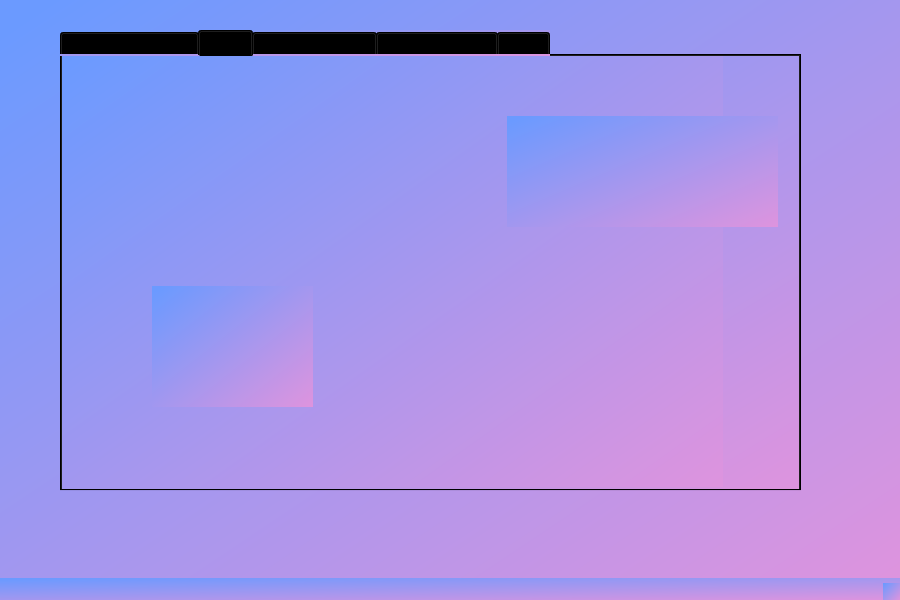
<?xml version="1.0" encoding="UTF-8"?>
<ui version="4.0">
 <class>MainWindowContrat</class>
 <widget class="QMainWindow" name="MainWindowContrat">
  <property name="geometry">
   <rect>
    <x>0</x>
    <y>0</y>
    <width>900</width>
    <height>600</height>
   </rect>
  </property>
  <property name="windowTitle">
   <string>MainWindowContrat</string>
  </property>
  <property name="styleSheet">
   <string notr="true">background-color: qlineargradient(spread:pad, x1:0.0105263, y1:0.051, x2:1, y2:1, stop:0 rgba(107, 154, 255, 255), stop:1 rgba(222, 148, 222, 255));</string>
  </property>
  <widget class="QWidget" name="centralwidget">
   <widget class="QTabWidget" name="tabWidget">
    <property name="geometry">
     <rect>
      <x>60</x>
      <y>30</y>
      <width>741</width>
      <height>461</height>
     </rect>
    </property>
    <property name="currentIndex">
     <number>1</number>
    </property>
    <widget class="QWidget" name="tab">
     <attribute name="title">
      <string>supprimer un Contrat</string>
     </attribute>
     <widget class="QLabel" name="label_9">
      <property name="geometry">
       <rect>
        <x>0</x>
        <y>70</y>
        <width>111</width>
        <height>41</height>
       </rect>
      </property>
      <property name="styleSheet">
       <string notr="true">border-radius:20px;
background-color: rgb(62, 125, 188);</string>
      </property>
      <property name="text">
       <string>code a supprimer</string>
      </property>
     </widget>
     <widget class="QLineEdit" name="contrat_le_id_sup">
      <property name="geometry">
       <rect>
        <x>120</x>
        <y>70</y>
        <width>113</width>
        <height>22</height>
       </rect>
      </property>
     </widget>
     <widget class="QPushButton" name="supp">
      <property name="geometry">
       <rect>
        <x>60</x>
        <y>120</y>
        <width>93</width>
        <height>28</height>
       </rect>
      </property>
      <property name="text">
       <string>supprimer</string>
      </property>
     </widget>
     <widget class="QPushButton" name="MODIFIER">
      <property name="geometry">
       <rect>
        <x>490</x>
        <y>320</y>
        <width>93</width>
        <height>41</height>
       </rect>
      </property>
      <property name="styleSheet">
       <string notr="true">border-radius:20px;
background-color: rgb(62, 125, 188);</string>
      </property>
      <property name="text">
       <string>modifier</string>
      </property>
     </widget>
     <widget class="QWidget" name="layoutWidget">
      <property name="geometry">
       <rect>
        <x>370</x>
        <y>70</y>
        <width>351</width>
        <height>221</height>
       </rect>
      </property>
      <layout class="QVBoxLayout" name="verticalLayout_5">
       <item>
        <widget class="QLabel" name="label_12">
         <property name="text">
          <string>Code</string>
         </property>
        </widget>
       </item>
       <item>
        <widget class="QLineEdit" name="lineEdit_codemod"/>
       </item>
       <item>
        <widget class="QLabel" name="label_11">
         <property name="text">
          <string>num</string>
         </property>
        </widget>
       </item>
       <item>
        <widget class="QLineEdit" name="lineEdit_newnum"/>
       </item>
       <item>
        <widget class="QLabel" name="label_13">
         <property name="text">
          <string>location</string>
         </property>
        </widget>
       </item>
       <item>
        <widget class="QLineEdit" name="lineEdit_newloc"/>
       </item>
      </layout>
      <zorder>label_11</zorder>
      <zorder>lineEdit_newnum</zorder>
      <zorder>label_13</zorder>
      <zorder>lineEdit_newloc</zorder>
      <zorder>label_12</zorder>
      <zorder>lineEdit_codemod</zorder>
     </widget>
     <widget class="QLineEdit" name="contrat_values">
      <property name="geometry">
       <rect>
        <x>120</x>
        <y>280</y>
        <width>113</width>
        <height>22</height>
       </rect>
      </property>
     </widget>
     <widget class="QLabel" name="label_14">
      <property name="geometry">
       <rect>
        <x>40</x>
        <y>280</y>
        <width>56</width>
        <height>16</height>
       </rect>
      </property>
      <property name="text">
       <string>the statistics</string>
      </property>
     </widget>
     <widget class="QPushButton" name="statistics">
      <property name="geometry">
       <rect>
        <x>80</x>
        <y>310</y>
        <width>93</width>
        <height>41</height>
       </rect>
      </property>
      <property name="styleSheet">
       <string notr="true">border-radius:20px;
background-color: rgb(62, 125, 188);</string>
      </property>
      <property name="text">
       <string>statistics</string>
      </property>
     </widget>
     <widget class="QLineEdit" name="contrat_domdom">
      <property name="geometry">
       <rect>
        <x>120</x>
        <y>250</y>
        <width>113</width>
        <height>22</height>
       </rect>
      </property>
     </widget>
     <widget class="QLabel" name="label_15">
      <property name="geometry">
       <rect>
        <x>40</x>
        <y>250</y>
        <width>56</width>
        <height>16</height>
       </rect>
      </property>
      <property name="text">
       <string>domain</string>
      </property>
     </widget>
     <widget class="QPushButton" name="exportpdf">
      <property name="geometry">
       <rect>
        <x>100</x>
        <y>20</y>
        <width>91</width>
        <height>41</height>
       </rect>
      </property>
      <property name="styleSheet">
       <string notr="true">border-radius:20px;
background-color: rgb(62, 125, 188);</string>
      </property>
      <property name="text">
       <string>export pdf</string>
      </property>
     </widget>
     <widget class="QPushButton" name="exportpng">
      <property name="geometry">
       <rect>
        <x>420</x>
        <y>10</y>
        <width>131</width>
        <height>41</height>
       </rect>
      </property>
      <property name="styleSheet">
       <string notr="true">border-radius:20px;
background-color: rgb(62, 125, 188);</string>
      </property>
      <property name="text">
       <string>export un contrat</string>
      </property>
     </widget>
     <widget class="QLineEdit" name="contrat_exportid">
      <property name="geometry">
       <rect>
        <x>560</x>
        <y>10</y>
        <width>113</width>
        <height>22</height>
       </rect>
      </property>
     </widget>
     <widget class="QLineEdit" name="contrat_pass">
      <property name="geometry">
       <rect>
        <x>260</x>
        <y>370</y>
        <width>113</width>
        <height>22</height>
       </rect>
      </property>
     </widget>
     <widget class="QLabel" name="label_17">
      <property name="geometry">
       <rect>
        <x>270</x>
        <y>350</y>
        <width>81</width>
        <height>16</height>
       </rect>
      </property>
      <property name="text">
       <string>password</string>
      </property>
     </widget>
     <zorder>label_9</zorder>
     <zorder>contrat_le_id_sup</zorder>
     <zorder>supp</zorder>
     <zorder>layoutWidget</zorder>
     <zorder>contrat_values</zorder>
     <zorder>label_14</zorder>
     <zorder>statistics</zorder>
     <zorder>contrat_domdom</zorder>
     <zorder>label_15</zorder>
     <zorder>exportpdf</zorder>
     <zorder>exportpng</zorder>
     <zorder>contrat_exportid</zorder>
     <zorder>label_17</zorder>
     <zorder>MODIFIER</zorder>
     <zorder>contrat_pass</zorder>
    </widget>
    <widget class="QWidget" name="tab_4">
     <attribute name="title">
      <string>stistic</string>
     </attribute>
     <widget class="QFrame" name="horizontalFrame">
      <property name="geometry">
       <rect>
        <x>0</x>
        <y>-20</y>
        <width>661</width>
        <height>451</height>
       </rect>
      </property>
      <layout class="QHBoxLayout" name="horizontalLayout"/>
     </widget>
     <widget class="QLabel" name="percent">
      <property name="geometry">
       <rect>
        <x>445</x>
        <y>60</y>
        <width>271</width>
        <height>111</height>
       </rect>
      </property>
      <property name="text">
       <string/>
      </property>
     </widget>
     <widget class="QLabel" name="percent_2">
      <property name="geometry">
       <rect>
        <x>90</x>
        <y>230</y>
        <width>161</width>
        <height>121</height>
       </rect>
      </property>
      <property name="text">
       <string/>
      </property>
     </widget>
    </widget>
    <widget class="QWidget" name="tab_2">
     <attribute name="title">
      <string>afficher un Contrat</string>
     </attribute>
     <widget class="QTableView" name="tab_contrat">
      <property name="geometry">
       <rect>
        <x>20</x>
        <y>30</y>
        <width>711</width>
        <height>351</height>
       </rect>
      </property>
     </widget>
    </widget>
    <widget class="QWidget" name="tab_3">
     <attribute name="title">
      <string>ajouter un Contrat</string>
     </attribute>
     <widget class="QGroupBox" name="groupBox">
      <property name="geometry">
       <rect>
        <x>10</x>
        <y>0</y>
        <width>711</width>
        <height>411</height>
       </rect>
      </property>
      <property name="title">
       <string>Ajoute</string>
      </property>
      <widget class="QWidget" name="layoutWidget_2">
       <property name="geometry">
        <rect>
         <x>470</x>
         <y>40</y>
         <width>141</width>
         <height>261</height>
        </rect>
       </property>
       <layout class="QVBoxLayout" name="verticalLayout_4">
        <item>
         <widget class="QLineEdit" name="contrat_lineEdit_d"/>
        </item>
        <item>
         <widget class="QLineEdit" name="contrat_lineEdit_nom"/>
        </item>
        <item>
         <widget class="QLineEdit" name="contrat_lineEdit_loc"/>
        </item>
        <item>
         <widget class="QLineEdit" name="contrat_lineEdit_email"/>
        </item>
       </layout>
      </widget>
      <widget class="QPushButton" name="pb_ajouter">
       <property name="geometry">
        <rect>
         <x>440</x>
         <y>340</y>
         <width>93</width>
         <height>41</height>
        </rect>
       </property>
       <property name="styleSheet">
        <string notr="true">border-radius:20px;
background-color: rgb(62, 125, 188);</string>
       </property>
       <property name="text">
        <string>ajouter</string>
       </property>
      </widget>
      <widget class="QWidget" name="layoutWidget_3">
       <property name="geometry">
        <rect>
         <x>360</x>
         <y>54</y>
         <width>61</width>
         <height>241</height>
        </rect>
       </property>
       <layout class="QVBoxLayout" name="verticalLayout">
        <item>
         <widget class="QLabel" name="label_5">
          <property name="styleSheet">
           <string notr="true">border-radius:20px;
background-color: rgb(62, 125, 188);</string>
          </property>
          <property name="text">
           <string>domaine</string>
          </property>
         </widget>
        </item>
        <item>
         <widget class="QLabel" name="label_6">
          <property name="styleSheet">
           <string notr="true">border-radius:20px;
background-color: rgb(62, 125, 188);</string>
          </property>
          <property name="text">
           <string>nom</string>
          </property>
         </widget>
        </item>
        <item>
         <widget class="QLabel" name="label_7">
          <property name="styleSheet">
           <string notr="true">border-radius:20px;
background-color: rgb(62, 125, 188);</string>
          </property>
          <property name="text">
           <string>location</string>
          </property>
         </widget>
        </item>
        <item>
         <widget class="QLabel" name="label_8">
          <property name="styleSheet">
           <string notr="true">border-radius:20px;
background-color: rgb(62, 125, 188);</string>
          </property>
          <property name="text">
           <string>password</string>
          </property>
         </widget>
        </item>
       </layout>
      </widget>
      <widget class="QWidget" name="layoutWidget_4">
       <property name="geometry">
        <rect>
         <x>20</x>
         <y>50</y>
         <width>92</width>
         <height>251</height>
        </rect>
       </property>
       <layout class="QVBoxLayout" name="verticalLayout_2">
        <item>
         <widget class="QLabel" name="label">
          <property name="styleSheet">
           <string notr="true">border-radius:20px;
background-color: rgb(62, 125, 188);</string>
          </property>
          <property name="text">
           <string>Code</string>
          </property>
         </widget>
        </item>
        <item>
         <widget class="QLabel" name="label_2">
          <property name="styleSheet">
           <string notr="true">border-radius:20px;
background-color: rgb(62, 125, 188);</string>
          </property>
          <property name="text">
           <string>num</string>
          </property>
         </widget>
        </item>
        <item>
         <widget class="QLabel" name="label_3">
          <property name="styleSheet">
           <string notr="true">border-radius:20px;
background-color: rgb(62, 125, 188);</string>
          </property>
          <property name="text">
           <string>prix</string>
          </property>
         </widget>
        </item>
        <item>
         <widget class="QLabel" name="label_10">
          <property name="styleSheet">
           <string notr="true">border-radius:20px;
background-color: rgb(62, 125, 188);</string>
          </property>
          <property name="text">
           <string>temps de debut</string>
          </property>
         </widget>
        </item>
        <item>
         <widget class="QLabel" name="label_4">
          <property name="styleSheet">
           <string notr="true">border-radius:20px;
background-color: rgb(62, 125, 188);</string>
          </property>
          <property name="text">
           <string>temps de fin</string>
          </property>
         </widget>
        </item>
       </layout>
      </widget>
      <widget class="QWidget" name="layoutWidget_5">
       <property name="geometry">
        <rect>
         <x>150</x>
         <y>50</y>
         <width>141</width>
         <height>261</height>
        </rect>
       </property>
       <layout class="QVBoxLayout" name="verticalLayout_3">
        <item>
         <widget class="QLineEdit" name="contrat_lineEdit_code"/>
        </item>
        <item>
         <widget class="QLineEdit" name="contrat_lineEdit_num"/>
        </item>
        <item>
         <widget class="QLineEdit" name="contrat_lineEdit_prix"/>
        </item>
        <item>
         <widget class="QLineEdit" name="contrat_lineEdit_td"/>
        </item>
        <item>
         <widget class="QLineEdit" name="contrat_lineEdit_tf"/>
        </item>
       </layout>
      </widget>
      <widget class="QPushButton" name="afficheur">
       <property name="geometry">
        <rect>
         <x>140</x>
         <y>340</y>
         <width>93</width>
         <height>41</height>
        </rect>
       </property>
       <property name="styleSheet">
        <string notr="true">border-radius:20px;
background-color: rgb(62, 125, 188);</string>
       </property>
       <property name="text">
        <string>afficher</string>
       </property>
      </widget>
      <widget class="QLabel" name="label_16">
       <property name="geometry">
        <rect>
         <x>100</x>
         <y>190</y>
         <width>181</width>
         <height>16</height>
        </rect>
       </property>
       <property name="text">
        <string>jj/mm/AAAA</string>
       </property>
      </widget>
     </widget>
    </widget>
    <widget class="QWidget" name="tab_6">
     <attribute name="title">
      <string>Page</string>
     </attribute>
     <widget class="QTextEdit" name="textEdit">
      <property name="geometry">
       <rect>
        <x>70</x>
        <y>20</y>
        <width>551</width>
        <height>381</height>
       </rect>
      </property>
     </widget>
    </widget>
   </widget>
  </widget>
  <widget class="QMenuBar" name="menubar">
   <property name="geometry">
    <rect>
     <x>0</x>
     <y>0</y>
     <width>900</width>
     <height>26</height>
    </rect>
   </property>
  </widget>
  <widget class="QStatusBar" name="statusbar"/>
 </widget>
 <resources/>
 <connections/>
</ui>
